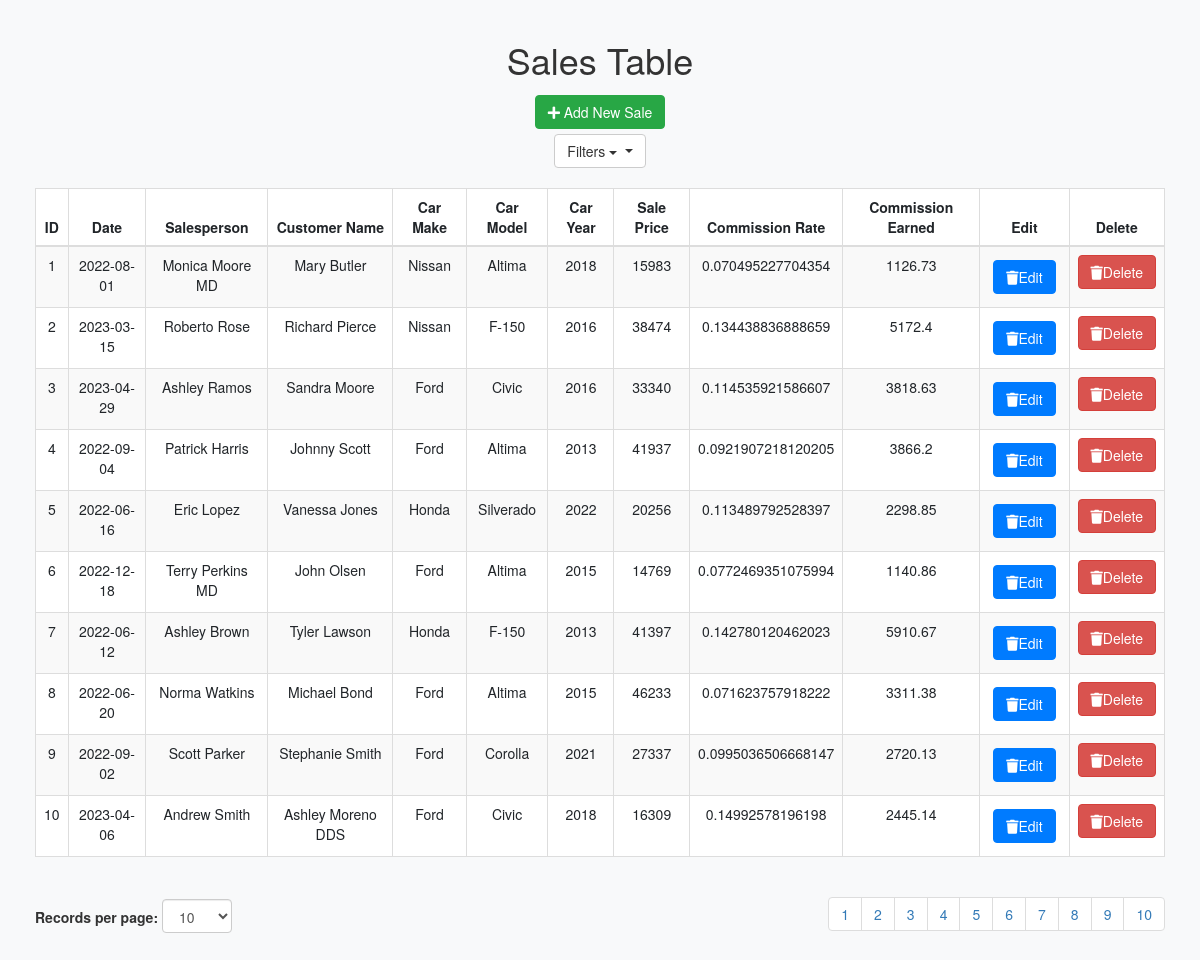
The app's page /show_sales_data/ with its own data.
### main.py (models this page shows)
class Sales(db.Model):
    id = db.Column(db.Integer, primary_key=True)
    date = db.Column(db.String(250), nullable=False)
    salesperson = db.Column(db.String(250), nullable=False)
    customer_name = db.Column(db.String(250), nullable=False)
    car_make = db.Column(db.String(250), nullable=False)
    car_model = db.Column(db.String(250), nullable=False)
    car_year = db.Column(db.Integer(), nullable=False)
    sale_price = db.Column(db.String(250), nullable=False)
    commission_rate = db.Column(db.Float(), nullable=False)
    commission_earned = db.Column(db.Float(), nullable=False)

### main.py (the view)
@app.route('/show_sales_data/', defaults={'page': 1, 'records_per_page': 10})
@app.route('/show_sales_data/page/<int:page>/records_per_page/<int:records_per_page>')
def show_sales_data(page, records_per_page):
    global sales_data
    con = sqlite3.connect("instance/db.sqlite")
    sales_data = pd.read_sql_query("SELECT * from sales", con)
    sales_data = sales_data.drop_duplicates()
    total_records = len(sales_data)
    total_pages = (total_records + records_per_page - 1) // records_per_page
    start = (page - 1) * records_per_page
    end = start + records_per_page
    paginated_sales_data = sales_data.iloc[start:end]
    filter_columns = ["salesperson", "car_make", "car_model", "car_year"]
    filters = {column: sales_data[column].unique().tolist() for column in filter_columns}
    return render_template('show_sales_data.html', sales=paginated_sales_data.to_dict(orient='records'), total_records=total_records, total_pages=total_pages, page=page, records_per_page=records_per_page, filters=filters)

### templates/show_sales_data.html (shortened to what this page needs)
<!DOCTYPE html>
<html lang="en">
<head>
    <link rel="stylesheet" href="https://stackpath.bootstrapcdn.com/bootstrap/4.5.2/css/bootstrap.min.css">
    <link rel="stylesheet" href="https://maxcdn.bootstrapcdn.com/bootstrap/3.4.1/css/bootstrap.min.css">
    <link rel="stylesheet" href="https://cdnjs.cloudflare.com/ajax/libs/font-awesome/5.15.3/css/all.min.css">
</head>
<body class="hold-transition sidebar-mini">
    <div class="wrapper">
        <div class="content-wrapper">
            <section class="content">
                <div class="container-fluid">
                    <h1 class="text-center">Sales Table</h1>
                    <div class="text-center">
                    <a class="btn btn-success" href="{{ url_for('add_sales_record') }}"><i class="fas fa-plus"></i> Add New Sale</a>
                    <div class="dropdown">
                        <button class="btn btn-default dropdown-toggle" type="button" data-toggle="dropdown">Filters
                            <span class="caret"></span>
                        </button>
                    </div>
                    <div class="table-container">
                        <table class="table table-striped table-bordered">
                            <thead>
                                <tr>
                                    <th>ID</th>
                                    <th>Date</th>
                                    <th>Salesperson</th>
                                    <th>Customer Name</th>
                                    <th>Car Make</th>
                                    <th>Car Model</th>
                                    <th>Car Year</th>
                                    <th>Sale Price</th>
                                    <th>Commission Rate</th>
                                    <th>Commission Earned</th>
                                    <th>Edit</th>
                                    <th>Delete</th>
                                </tr>
                            </thead>
                            <tbody>
                                {% for sale in sales %}
                                <tr>
                                    <td>{{ sale.id }}</td>
                                    <td>{{ sale.date }}</td>
                                    <td>{{ sale.salesperson }}</td>
                                    <td>{{ sale.customer_name }}</td>
                                    <td>{{ sale.car_make }}</td>
                                    <td>{{ sale.car_model }}</td>
                                    <td>{{ sale.car_year }}</td>
                                    <td>{{ sale.sale_price }}</td>
                                    <td>{{ sale.commission_rate }}</td>
                                    <td>{{ sale.commission_earned }}</td>
                                    <td><form action="{{url_for('edit_sales_record', id=sale.id)}}" method="GET" style="display:inline;"><button type = "submit" class= "btn btn-primary"> <i class="fas fa-trash"></i>Edit</form>
                                    <td><form action="{{ url_for('delete_sales_record', id=sale.id) }}" method="POST" style="display:inline;"><button type="submit" class="btn btn-danger"><i class="fas fa-trash"></i>Delete</button></form></td>
                                </tr>
                                {% endfor %}
                            </tbody>
                        </table>
                    </div>
                    <div class="d-flex justify-content-between align-items-center">
                        <div>
                            <label for="recordsPerPage">Records per page:</label>
                            <select id="recordsPerPage" class="form-control d-inline-block w-auto" onchange="location = this.value;">
                                <option value="#" selected>10</option>
                            </select>
                        </div>
                        <nav aria-label="Page navigation example">
                            <ul class="pagination justify-content-center">
                                {% for page in range(1, total_pages + 1) %}
                                    <li class="page-item"> <a href="{{ url_for('show_sales_data', page=page, records_per_page = records_per_page) }}">{{ page }}</a></li>
                                {% endfor %}
                            </ul>
                        </nav>
                    </div>
                </div>
            </section>
        </div>
    </div>
</body>
</html>

### templates/show_sales_data.html (style rules this page uses)
body { padding: 20px; background-color: #f8f9fa; }
.table-container { margin-top: 20px; display: flex; justify-content: center; }
table { width: 100%; table-layout: auto; background-color: #ffffff; border: 1px solid #dee2e6; }
th, td { text-align: center; vertical-align: middle; }
.btn-primary, .btn-success { margin: 5px; }
.btn-primary { background-color: #007bff; border-color: #007bff; }
.btn-success { background-color: #28a745; border-color: #28a745; }

### records on screen
Sales: id "1", date "2022-08-01", salesperson "Monica Moore MD", customer_name "Mary Butler", car_make "Nissan", car_model "Altima", car_year "2018", sale_price "15983", commission_rate "0.070495227704354", commission_earned "1126.73"
Sales: id "2", date "2023-03-15", salesperson "Roberto Rose", customer_name "Richard Pierce", car_make "Nissan", car_model "F-150", car_year "2016", sale_price "38474", commission_rate "0.134438836888659", commission_earned "5172.4"
Sales: id "3", date "2023-04-29", salesperson "Ashley Ramos", customer_name "Sandra Moore", car_make "Ford", car_model "Civic", car_year "2016", sale_price "33340", commission_rate "0.114535921586607", commission_earned "3818.63"
Sales: id "4", date "2022-09-04", salesperson "Patrick Harris", customer_name "Johnny Scott", car_make "Ford", car_model "Altima", car_year "2013", sale_price "41937", commission_rate "0.0921907218120205", commission_earned "3866.2"
Sales: id "5", date "2022-06-16", salesperson "Eric Lopez", customer_name "Vanessa Jones", car_make "Honda", car_model "Silverado", car_year "2022", sale_price "20256", commission_rate "0.113489792528397", commission_earned "2298.85"
Sales: id "6", date "2022-12-18", salesperson "Terry Perkins MD", customer_name "John Olsen", car_make "Ford", car_model "Altima", car_year "2015", sale_price "14769", commission_rate "0.0772469351075994", commission_earned "1140.86"
Sales: id "7", date "2022-06-12", salesperson "Ashley Brown", customer_name "Tyler Lawson", car_make "Honda", car_model "F-150", car_year "2013", sale_price "41397", commission_rate "0.142780120462023", commission_earned "5910.67"
Sales: id "8", date "2022-06-20", salesperson "Norma Watkins", customer_name "Michael Bond", car_make "Ford", car_model "Altima", car_year "2015", sale_price "46233", commission_rate "0.071623757918222", commission_earned "3311.38"
Sales: id "9", date "2022-09-02", salesperson "Scott Parker", customer_name "Stephanie Smith", car_make "Ford", car_model "Corolla", car_year "2021", sale_price "27337", commission_rate "0.0995036506668147", commission_earned "2720.13"
Sales: id "10", date "2023-04-06", salesperson "Andrew Smith", customer_name "Ashley Moreno DDS", car_make "Ford", car_model "Civic", car_year "2018", sale_price "16309", commission_rate "0.14992578196198", commission_earned "2445.14"

### other values on screen
{{ page }} "1" "2" "3" "4" "5" "6" "7" "8" "9" "10"
